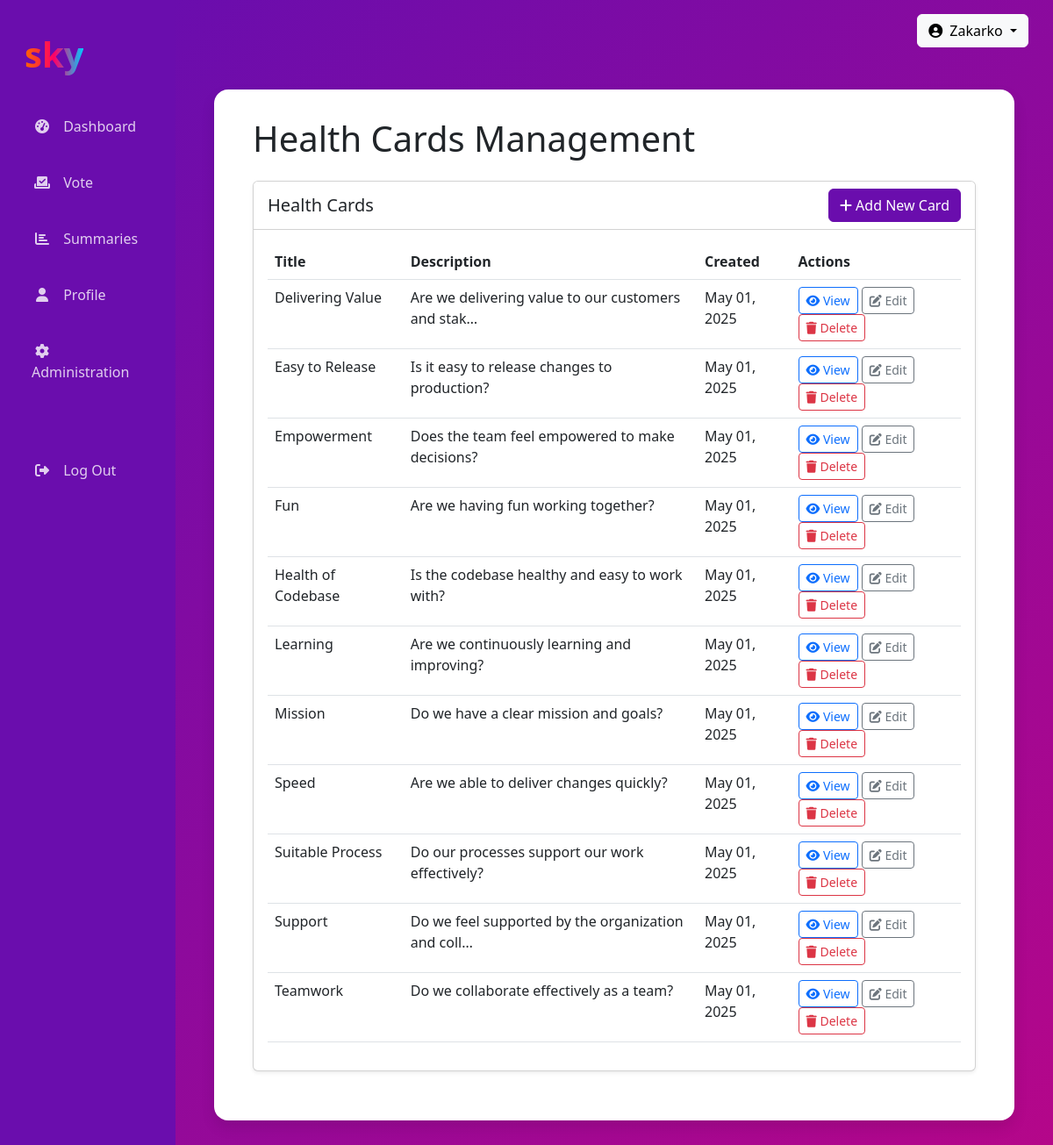
/health-cards/health-cards/ (signed in), run on the app's committed database.
### accounts/models.py (models this page shows, shortened)
class User(AbstractUser):
    ROLE_CHOICES = (
        ('engineer', 'Engineer'),
        ('team_leader', 'Team Leader'),
        ('senior_manager', 'Senior Manager'),
        ('department_manager', 'Department Manager'),
        ('admin', 'Administrator'),
    )
    email = models.EmailField(_('email address'), unique=True)
    role = models.CharField(max_length=20, choices=ROLE_CHOICES, default='engineer')
    team = models.ForeignKey('teams.Team', on_delete=models.SET_NULL, null=True, blank=True, related_name='members')
    USERNAME_FIELD = 'email'
    REQUIRED_FIELDS = ['username']
    @property
    def is_admin(self):
        return self.role == 'admin' or self.is_superuser

### health_cards/models.py (models this page shows, shortened)
class HealthCard(models.Model):
    id = models.UUIDField(primary_key=True, default=uuid.uuid4, editable=False)
    title = models.CharField(max_length=100)
    description = models.TextField()
    example_green = models.TextField(help_text="Example of green status")
    example_amber = models.TextField(help_text="Example of amber status", default=".")
    example_red = models.TextField(help_text="Example of red status")
    image_path = models.CharField(max_length=255, blank=True, help_text="Path to the card image relative to static files")
    created_at = models.DateTimeField(auto_now_add=True)
    class Meta:
        ordering = ["title"]

### health_cards/views.py (the view)
# urls.py: path('health-cards/', views.health_card_list, name='health_card_list'),
@login_required
def health_card_list(request):
    health_cards = HealthCard.objects.all().order_by('title')
    return render(request, 'health_cards/health_cards.html', {'health_cards': health_cards})

### templates/health_cards/health_cards.html (shortened to what this page needs)
{% extends 'base/base.html' %}
{% block content %}
<div class="container-fluid">
    <h1 class="mb-4">Health Cards Management</h1>
    <div class="row mb-4">
        <div class="col-md-12">
            <div class="card shadow-sm">
                <div class="card-header bg-white">
                    <div class="d-flex justify-content-between align-items-center">
                        <h5 class="mb-0">Health Cards</h5>
                        {% if user.is_admin %}
                        <button class="btn btn-primary" id="add-card-btn">
                            <i class="fas fa-plus"></i> Add New Card
                        </button>
                        {% endif %}
                    </div>
                </div>
                <div class="card-body">
                    <div class="table-responsive">
                        <table class="table table-hover">
                            <thead>
                                <tr>
                                    <th>Title</th>
                                    <th>Description</th>
                                    <th>Created</th>
                                    <th>Actions</th>
                                </tr>
                            </thead>
                            <tbody>
                                {% for card in health_cards %}
                                <tr>
                                    <td>{{ card.title }}</td>
                                    <td>{{ card.description|truncatechars:50 }}</td>
                                    <td>{{ card.created_at|date:"M d, Y" }}</td>
                                    <td>
                                        <button class="btn btn-sm btn-outline-primary view-card-btn" data-card-id="{{ card.id }}">
                                            <i class="fas fa-eye"></i> View
                                        </button>
                                        {% if user.is_admin %}
                                        <button class="btn btn-sm btn-outline-secondary edit-card-btn" data-card-id="{{ card.id }}">
                                            <i class="fas fa-edit"></i> Edit
                                        </button>
                                        <button class="btn btn-sm btn-outline-danger delete-card-btn" data-card-id="{{ card.id }}">
                                            <i class="fas fa-trash"></i> Delete
                                        </button>
                                        {% endif %}
                                    </td>
                                </tr>
                                {% empty %}
                                <tr>
                                    <td colspan="4" class="text-center">No health cards found.</td>
                                </tr>
                                {% endfor %}
                            </tbody>
                        </table>
                    </div>
                </div>
            </div>
        </div>
    </div>
</div>
{% endblock %}

### templates/base/base.html (shortened to what this page needs)
<!DOCTYPE html>
<html lang="en">
<head>
    <link href="https://cdn.jsdelivr.net/npm/bootstrap@5.3.0/dist/css/bootstrap.min.css" rel="stylesheet">
    <link rel="stylesheet" href="https://cdnjs.cloudflare.com/ajax/libs/font-awesome/6.4.0/css/all.min.css">
</head>
<body>
    {% if user.is_authenticated %}
        <div class="container-fluid">
            <div class="row">
                <div class="col-md-3 col-lg-2 sidebar">
                    <div class="d-flex align-items-center mb-4 px-3">
                        <div class="logo">sky</div>
                    </div>
                    <ul class="nav flex-column">
                        <li class="nav-item">
                            <a class="nav-link {% if request.resolver_match.url_name == 'dashboard' %}active{% endif %}" href="{% url 'dashboard' %}">
                                <i class="fas fa-tachometer-alt"></i> Dashboard
                            </a>
                        </li>
                        <li class="nav-item">
                            <a class="nav-link {% if request.resolver_match.url_name == 'vote' %}active{% endif %}" href="{% url 'vote_page' %}">
                                <i class="fas fa-vote-yea"></i> Vote
                            </a>
                        </li>
                        <li class="nav-item">
                            <a class="nav-link {% if request.resolver_match.url_name == 'summaries' %}active{% endif %}" href="{% url 'department_summary' %}">
                                <i class="fas fa-chart-bar"></i> Summaries
                            </a>
                        </li>
                        <li class="nav-item">
                            <a class="nav-link {% if request.resolver_match.url_name == 'profile' %}active{% endif %}" href="{% url 'profile' %}">
                                <i class="fas fa-user"></i> Profile
                            </a>
                        </li>
                        {% if user.is_admin %}
                        <li class="nav-item">
                            <a class="nav-link {% if request.resolver_match.url_name == 'admin' %}active{% endif %}" href="/admin">
                                <i class="fas fa-cog"></i> Administration
                            </a>
                        </li>
                        {% endif %}
                        <li class="nav-item mt-5">
                            <a class="nav-link" href="{% url 'logout' %}">
                                <i class="fas fa-sign-out-alt"></i> Log Out
                            </a>
                        </li>
                    </ul>
                </div>
                <div class="col-md-9 col-lg-10 gradient-background">
                    <div class="d-flex justify-content-end p-3">
                        <div class="dropdown">
                            <button class="btn btn-light dropdown-toggle" type="button" id="userDropdown" data-bs-toggle="dropdown" aria-expanded="false">
                                <i class="fas fa-user-circle me-2"></i>{{ user.username }}
                            </button>
                        </div>
                    </div>
                    <div class="content-area fade-in">
                        {% block content %}{% endblock %}
                    </div>
                </div>
            </div>
        </div>
    {% endif %}
</body>
</html>

### templates/base/base.html (style rules this page uses)
:root { --sky-purple: #6a0dad; --sky-pink: #ff0066; --sky-blue: #00ccff; --sky-orange: #ff6600; }
body { font-family: 'Segoe UI', Tahoma, Geneva, Verdana, sans-serif; }
.gradient-background { background: linear-gradient(135deg, var(--sky-purple), var(--sky-pink), var(--sky-blue)); background-size: 400% 400%; animation: gradient 15s ease infinite; min-height: 100vh; }
.logo { font-size: 2.5rem; font-weight: bold; background: linear-gradient(to right, var(--sky-orange), var(--sky-pink), var(--sky-blue)); -webkit-background-clip: text; -webkit-text-fill-color: transparent; display: inline-block; }
.sidebar { background-color: var(--sky-purple); color: white; min-height: 100vh; padding-top: 2rem; }
.sidebar .nav-link { color: rgba(255, 255, 255, 0.8); padding: 1rem 1.5rem; margin-bottom: 0.5rem; border-radius: 0.5rem; transition: all 0.3s ease; }
.sidebar .nav-link i { margin-right: 0.5rem; width: 1.5rem; text-align: center; }
.content-area { background-color: white; border-radius: 1rem; box-shadow: 0 0.5rem 1rem rgba(0, 0, 0, 0.1); padding: 2rem; margin: 2rem; }
.btn-primary { background-color: var(--sky-purple); border-color: var(--sky-purple); }
.fade-in { animation: fadeIn 0.5s ease-in; }

### data on the page
User: username "Zakarko"
HealthCard: title "Delivering Value", description "Are we delivering value to our customers and stak…", created_at "May 01, 2025"
HealthCard: title "Easy to Release", description "Is it easy to release changes to production?", created_at "May 01, 2025"
HealthCard: title "Empowerment", description "Does the team feel empowered to make decisions?", created_at "May 01, 2025"
HealthCard: title "Fun", description "Are we having fun working together?", created_at "May 01, 2025"
HealthCard: title "Health of Codebase", description "Is the codebase healthy and easy to work with?", created_at "May 01, 2025"
HealthCard: title "Learning", description "Are we continuously learning and improving?", created_at "May 01, 2025"
HealthCard: title "Mission", description "Do we have a clear mission and goals?", created_at "May 01, 2025"
HealthCard: title "Speed", description "Are we able to deliver changes quickly?", created_at "May 01, 2025"
HealthCard: title "Suitable Process", description "Do our processes support our work effectively?", created_at "May 01, 2025"
HealthCard: title "Support", description "Do we feel supported by the organization and coll…", created_at "May 01, 2025"
HealthCard: title "Teamwork", description "Do we collaborate effectively as a team?", created_at "May 01, 2025"
